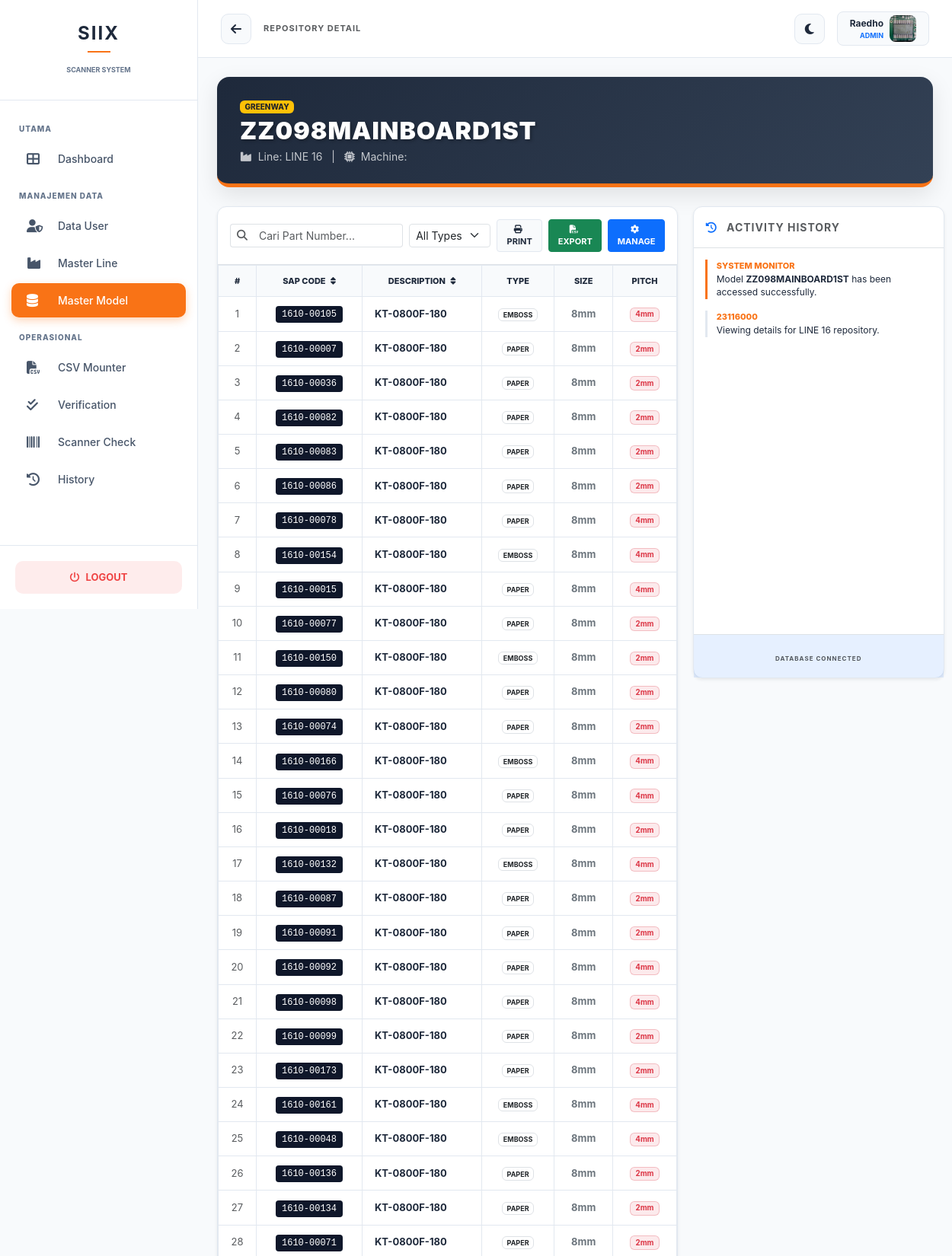
/admin/view_master_detail.php?id=6 (signed in, upper part), run on the app's committed database.
### tables this page shows
CREATE TABLE `users` (
  `id` int(11) NOT NULL,
  `username` varchar(50) NOT NULL,
  `nama_karyawan` varchar(100) DEFAULT NULL,
  `password` varchar(255) NOT NULL,
  `role` enum('admin','user') DEFAULT 'user',
  `foto` varchar(255) DEFAULT 'default.png'
);

CREATE TABLE `bom_list` (
  `id` int(11) NOT NULL,
  `nama_line` varchar(50) DEFAULT NULL,
  `customer` varchar(100) DEFAULT NULL,
  `model_name` varchar(100) DEFAULT NULL,
  `tipe_mesin` enum('FUJI','CM','NPM') DEFAULT NULL
);

CREATE TABLE `master_model` (
  `id` int(11) NOT NULL,
  `bom_id` int(11) DEFAULT NULL,
  `sap_code` varchar(100) DEFAULT NULL,
  `feeder_name` varchar(100) DEFAULT NULL,
  `feeder_type` varchar(20) DEFAULT NULL,
  `feeder_size` varchar(50) DEFAULT NULL,
  `pitch` varchar(50) DEFAULT NULL,
  `created_at` timestamp NOT NULL DEFAULT current_timestamp()
);

### admin/view_master_detail.php (the view, shortened to what this page needs)
<?php
include '../config/koneksi.php';
$bom_id = mysqli_real_escape_string($conn, $_GET['id']);
$query_header = mysqli_query($conn, "SELECT * FROM bom_list WHERE id = '$bom_id'");
$header = mysqli_fetch_assoc($query_header);
$user_login = $_SESSION['username'];
$data_user = mysqli_fetch_assoc(mysqli_query($conn, "SELECT * FROM users WHERE username = '$user_login'"));
?>
<!DOCTYPE html>
<html lang="id">
<head>
    <link href="https://cdn.jsdelivr.net/npm/bootstrap@5.3.0/dist/css/bootstrap.min.css" rel="stylesheet">
    <link rel="stylesheet" href="https://cdnjs.cloudflare.com/ajax/libs/font-awesome/6.4.0/css/all.min.css">
</head>
<body>
<nav id="sidebar" class="no-print">
    <div class="sidebar-header">
        <h4 class="fw-bold mb-0" style="letter-spacing: 2px;">SIIX</h4>
        <div style="height: 2px; width: 30px; background: var(--accent); margin: 8px auto;"></div>
        <small style="font-size: 9px; color: var(--text-muted); font-weight: 700;">SCANNER SYSTEM</small>
    </div>
    <div class="sidebar-menu">
        <div class="menu-label">Utama</div>
        <a href="dashboard.php"><i class="fas fa-th-large me-3"></i> Dashboard</a>
        <div class="menu-label">Manajemen Data</div>
        <a href="users.php"><i class="fas fa-user-shield me-3"></i> Data User</a>
        <a href="master_line.php"><i class="fas fa-industry me-3"></i> Master Line</a>
        <a href="master_data.php" class="active"><i class="fas fa-database me-3"></i> Master Model</a>
        <div class="menu-label">Operasional</div>
        <a href="csv_mounter.php"><i class="fas fa-file-csv me-3"></i> CSV Mounter</a>
        <a href="bom_check.php"><i class="fas fa-check-double me-3"></i> Verification</a>
        <a href="scanner_check.php"><i class="fas fa-barcode me-3"></i> Scanner Check</a>
        <a href="history_scanner.php"><i class="fas fa-clock-rotate-left me-3"></i> History</a>
    </div>
    <div class="sidebar-footer">
        <a href="../logout.php" style="width: 100%; display: flex; align-items: center; justify-content: center; padding: 12px; color: #ef4444; text-decoration: none; background: rgba(239, 68, 68, 0.1); border-radius: 10px; font-weight: 700; font-size: 13px;">
            <i class="fas fa-power-off me-2"></i> LOGOUT
        </a>
    </div>
</nav>
<div class="main-content">
    <div class="top-nav d-flex justify-content-between align-items-center no-print">
        <div class="d-flex align-items-center gap-3">
            <a href="master_data.php" class="theme-toggle" style="text-decoration:none;"><i class="fas fa-arrow-left"></i></a>
            <h6 class="mb-0 fw-bold text-muted text-uppercase" style="font-size: 11px; letter-spacing: 1px;">Repository Detail</h6>
        </div>
        <div class="d-flex align-items-center gap-3">
            <button class="theme-toggle" id="darkModeToggle">
                <i class="fas fa-moon" id="themeIcon"></i>
            </button>
            <div class="d-flex align-items-center gap-2 px-3 py-1 rounded-3" style="background: var(--bg-body); border: 1px solid var(--nav-border);">
                <div class="text-end">
                    <p class="mb-0 fw-bold" style="font-size: 12px;"><?= $data_user['nama_karyawan'] ?></p>
                    <p class="mb-0 text-primary fw-bold" style="font-size: 9px; text-transform: uppercase;"><?= $_SESSION['role'] ?></p>
                </div>
                <img src="../assets/img/profile/<?= $data_user['foto'] ?: 'default.png' ?>" style="width: 35px; height: 35px; border-radius: 8px; object-fit: cover;">
            </div>
        </div>
    </div>
    <div class="model-banner-3d">
        <span class="badge bg-warning text-dark mb-1" style="font-size: 10px; font-weight: 800;"><?= $header['customer'] ?></span>
        <h2 class="text-3d"><?= $header['model_name'] ?></h2>
        <div class="small text-light opacity-75 mt-1">
            <i class="fas fa-industry me-1"></i> Line: <?= $header['nama_line'] ?> <span class="mx-2">|</span>
            <i class="fas fa-microchip me-1"></i> Machine: <?= $header['tipe_mesin'] ?>
        </div>
    </div>
    <div class="dashboard-container">
        <div class="table-side">
            <div class="card-custom shadow-sm">
                <div class="p-3 border-bottom d-flex gap-2 align-items-center no-print">
                    <div class="input-group input-group-sm" style="width: 250px;">
                        <span class="input-group-text bg-transparent border-end-0 text-muted"><i class="fas fa-search"></i></span>
                        <input type="text" id="searchInput" class="form-control border-start-0" placeholder="Cari Part Number..." onkeyup="filterTable()">
                    </div>
                    <select class="form-select form-select-sm w-auto" id="typeFilter" onchange="filterTable()">
                        <option value="">All Types</option>
                    </select>
                    <div class="ms-auto d-flex gap-2">
                        <button onclick="window.print()" class="btn btn-light btn-sm border fw-bold" style="font-size:11px; background: var(--bg-body); color: var(--text-main); border-color: var(--nav-border)!important;"><i class="fas fa-print me-1"></i>PRINT</button>
                        <a href="export_csv.php?id=<?= $bom_id ?>" class="btn btn-success btn-sm fw-bold" style="font-size:11px;"><i class="fas fa-file-csv me-1"></i>EXPORT</a>
                        <a href="csv_mounter.php?manage=<?= $bom_id ?>" class="btn btn-primary btn-sm fw-bold" style="font-size:11px;"><i class="fas fa-cog me-1"></i>MANAGE</a>
                    </div>
                </div>
                <div class="table-responsive">
                    <table class="table-excel mb-0" id="mainTable">
                        <thead>
                            <tr>
                                <th width="50">#</th>
                                <th onclick="sortTable(1)" style="cursor:pointer">SAP CODE <i class="fas fa-sort ms-1"></i></th>
                                <th onclick="sortTable(2)" style="cursor:pointer">Description <i class="fas fa-sort ms-1"></i></th>
                                <th>Type</th>
                                <th>Size</th>
                                <th>Pitch</th>
                            </tr>
                        </thead>
                        <tbody id="tableBody">
                            <?php
                            $n = 1;
                            $items = mysqli_query($conn, "SELECT * FROM master_model WHERE bom_id = '$bom_id' ORDER BY id ASC");
                            while($it = mysqli_fetch_array($items)):
                            ?>
                            <tr>
                                <td class="text-muted small"><?= $n++ ?></td>
                                <td><span class="sap-tag"><?= $it['sap_code'] ?></span></td>
                                <td class="text-start px-3 fw-bold"><?= $it['feeder_name'] ?></td>
                                <td><span class="badge border text-dark bg-white" style="font-size: 9px;"><?= strtoupper($it['feeder_type']) ?></span></td>
                                <td class="fw-bold text-secondary"><?= $it['feeder_size'] ?></td>
                                <td><span class="badge bg-danger bg-opacity-10 text-danger border-danger border-opacity-25 border"><?= $it['pitch'] ?>mm</span></td>
                            </tr>
                            <?php endwhile; ?>
                        </tbody>
                    </table>
                </div>
            </div>
        </div>
        <div class="history-side no-print shadow-sm">
            <div class="p-3 border-bottom fw-bold text-muted small text-uppercase" style="letter-spacing: 1px;">
                <i class="fas fa-history me-2 text-primary"></i> Activity History
            </div>
            <div class="chat-box">
                <div class="chat-item system">
                    <span class="chat-user">SYSTEM MONITOR</span>
                    <span class="chat-msg">Model <strong><?= $header['model_name'] ?></strong> has been accessed successfully.</span>
                </div>
                <div class="chat-item">
                    <span class="chat-user"><?= strtoupper($data_user['username']) ?></span>
                    <span class="chat-msg">Viewing details for <?= $header['nama_line'] ?> repository.</span>
                </div>
            </div>
            <div class="p-3 bg-opacity-10 bg-primary border-top text-center">
                <small class="text-muted fw-bold" style="font-size: 8px; letter-spacing: 1px;">DATABASE CONNECTED</small>
            </div>
        </div>
    </div>
</div>
</body>
</html>

### admin/view_master_detail.php (style rules this page uses)
:root { --bg-body: #f8fafc; --bg-sidebar: #ffffff; --bg-card: #ffffff; --text-main: #1e293b; --text-muted: #64748b; --sidebar-text: #475569; --sidebar-hover: #f1f5f9; --nav-border: #e2e8f0; --accent: #f97316; --sidebar-header-text: #1e293b; }
body { background-color: var(--bg-body); color: var(--text-main); font-family: 'Inter', sans-serif; transition: all 0.3s ease; overflow-x: hidden; }
#sidebar { width: 260px; height: 100vh; position: fixed; background: var(--bg-sidebar); display: flex; flex-direction: column; z-index: 1000; transition: 0.3s ease; border-right: 1px solid var(--nav-border); }
.sidebar-header { padding: 30px 25px; text-align: center; border-bottom: 1px solid var(--nav-border); }
.sidebar-header h4 { color: var(--sidebar-header-text); letter-spacing: 2px; }
.sidebar-menu { flex: 1; padding: 15px 0; overflow-y: auto; }
.sidebar-menu .menu-label { padding: 15px 25px 5px; font-size: 10px; font-weight: 800; color: var(--text-muted); text-transform: uppercase; letter-spacing: 1px; }
.sidebar-menu a { padding: 12px 20px; margin: 4px 15px; display: flex; align-items: center; color: var(--sidebar-text); text-decoration: none; transition: 0.2s; font-size: 14px; border-radius: 10px; font-weight: 500; }
.sidebar-menu a i { width: 25px; font-size: 17px; }
.sidebar-menu a.active { color: #fff; background: var(--accent); box-shadow: 0 4px 12px rgba(249, 115, 22, 0.3); }
.sidebar-footer { padding: 20px; border-top: 1px solid var(--nav-border); }
.main-content { margin-left: 260px; width: calc(100% - 260px); min-height: 100vh; transition: 0.3s; }
.top-nav { background: var(--bg-card); padding: 15px 30px; border-bottom: 1px solid var(--nav-border); position: sticky; top: 0; z-index: 999; }
.model-banner-3d { background: linear-gradient(135deg, #1e293b 0%, #334155 100%); border-radius: 16px; padding: 25px 30px; margin: 25px; box-shadow: 0 10px 30px rgba(0,0,0,0.1); border-bottom: 5px solid var(--accent); }
.text-3d { color: #fff; font-weight: 900; letter-spacing: 1px; text-shadow: 2px 2px 4px rgba(0,0,0,0.3); margin: 0; text-transform: uppercase; }
.dashboard-container { display: flex; gap: 20px; padding: 0 25px 25px 25px; align-items: flex-start; }
.table-side { flex: 3; }
.card-custom { background: var(--bg-card); border: 1px solid var(--nav-border); border-radius: 12px; overflow: hidden; }
.table-excel { width: 100%; border-collapse: collapse; background: var(--bg-card); }
.table-excel thead th { background: var(--bg-body); border: 1px solid var(--nav-border); padding: 12px; font-size: 11px; text-transform: uppercase; color: var(--text-main); font-weight: 800; text-align: center; }
.table-excel tbody td { border: 1px solid var(--nav-border); padding: 12px; font-size: 13px; color: var(--text-main); text-align: center; }
.history-side { flex: 1; min-width: 330px; background: var(--bg-card); border-radius: 12px; border: 1px solid var(--nav-border); height: calc(100vh - 180px); display: flex; flex-direction: column; position: sticky; top: 100px; }
.chat-box { flex: 1; overflow-y: auto; padding: 15px; }
.chat-item { margin-bottom: 15px; padding-left: 12px; border-left: 3px solid var(--nav-border); }
.chat-item.system { border-left-color: var(--accent); }
.chat-user { font-size: 11px; font-weight: 800; color: var(--accent); display: block; }
.chat-msg { font-size: 12px; color: var(--text-main); display: block; margin-top: 2px; line-height: 1.4; }
.theme-toggle { cursor: pointer; width: 40px; height: 40px; border-radius: 10px; display: flex; align-items: center; justify-content: center; background: var(--bg-body); color: var(--text-main); border: 1px solid var(--nav-border); }
.sap-tag { background: #0f172a; color: #fff; padding: 4px 8px; border-radius: 4px; font-family: monospace; font-size: 12px; }

### data on the page
users: nama_karyawan "Raedho", foto (picture), username "23116000"
bom_list: customer "GREENWAY", model_name "ZZ098MAINBOARD1ST", nama_line "LINE 16"
master_model: sap_code "1610-00105", feeder_name "KT-0800F-180", feeder_type "EMBOSS", feeder_size "8mm", pitch "4"
master_model: sap_code "1610-00007", feeder_name "KT-0800F-180", feeder_type "PAPER", feeder_size "8mm", pitch "2"
master_model: sap_code "1610-00036", feeder_name "KT-0800F-180", feeder_type "PAPER", feeder_size "8mm", pitch "2"
master_model: sap_code "1610-00082", feeder_name "KT-0800F-180", feeder_type "PAPER", feeder_size "8mm", pitch "2"
master_model: sap_code "1610-00083", feeder_name "KT-0800F-180", feeder_type "PAPER", feeder_size "8mm", pitch "2"
master_model: sap_code "1610-00086", feeder_name "KT-0800F-180", feeder_type "PAPER", feeder_size "8mm", pitch "2"
master_model: sap_code "1610-00078", feeder_name "KT-0800F-180", feeder_type "PAPER", feeder_size "8mm", pitch "4"
master_model: sap_code "1610-00154", feeder_name "KT-0800F-180", feeder_type "EMBOSS", feeder_size "8mm", pitch "4"
master_model: sap_code "1610-00015", feeder_name "KT-0800F-180", feeder_type "PAPER", feeder_size "8mm", pitch "4"
master_model: sap_code "1610-00077", feeder_name "KT-0800F-180", feeder_type "PAPER", feeder_size "8mm", pitch "2"
master_model: sap_code "1610-00150", feeder_name "KT-0800F-180", feeder_type "EMBOSS", feeder_size "8mm", pitch "2"
master_model: sap_code "1610-00080", feeder_name "KT-0800F-180", feeder_type "PAPER", feeder_size "8mm", pitch "2"
master_model: sap_code "1610-00074", feeder_name "KT-0800F-180", feeder_type "PAPER", feeder_size "8mm", pitch "2"
master_model: sap_code "1610-00166", feeder_name "KT-0800F-180", feeder_type "EMBOSS", feeder_size "8mm", pitch "4"
master_model: sap_code "1610-00076", feeder_name "KT-0800F-180", feeder_type "PAPER", feeder_size "8mm", pitch "4"
master_model: sap_code "1610-00018", feeder_name "KT-0800F-180", feeder_type "PAPER", feeder_size "8mm", pitch "2"
master_model: sap_code "1610-00132", feeder_name "KT-0800F-180", feeder_type "EMBOSS", feeder_size "8mm", pitch "4"
master_model: sap_code "1610-00087", feeder_name "KT-0800F-180", feeder_type "PAPER", feeder_size "8mm", pitch "2"
master_model: sap_code "1610-00091", feeder_name "KT-0800F-180", feeder_type "PAPER", feeder_size "8mm", pitch "2"
master_model: sap_code "1610-00092", feeder_name "KT-0800F-180", feeder_type "PAPER", feeder_size "8mm", pitch "4"
master_model: sap_code "1610-00098", feeder_name "KT-0800F-180", feeder_type "PAPER", feeder_size "8mm", pitch "4"
master_model: sap_code "1610-00099", feeder_name "KT-0800F-180", feeder_type "PAPER", feeder_size "8mm", pitch "2"
master_model: sap_code "1610-00173", feeder_name "KT-0800F-180", feeder_type "PAPER", feeder_size "8mm", pitch "2"
master_model: sap_code "1610-00161", feeder_name "KT-0800F-180", feeder_type "EMBOSS", feeder_size "8mm", pitch "4"
master_model: sap_code "1610-00048", feeder_name "KT-0800F-180", feeder_type "EMBOSS", feeder_size "8mm", pitch "4"
master_model: sap_code "1610-00136", feeder_name "KT-0800F-180", feeder_type "PAPER", feeder_size "8mm", pitch "2"
master_model: sap_code "1610-00134", feeder_name "KT-0800F-180", feeder_type "PAPER", feeder_size "8mm", pitch "2"
master_model: sap_code "1610-00071", feeder_name "KT-0800F-180", feeder_type "PAPER", feeder_size "8mm", pitch "2"

### other printed values
$_SESSION['role'] "ADMIN"
